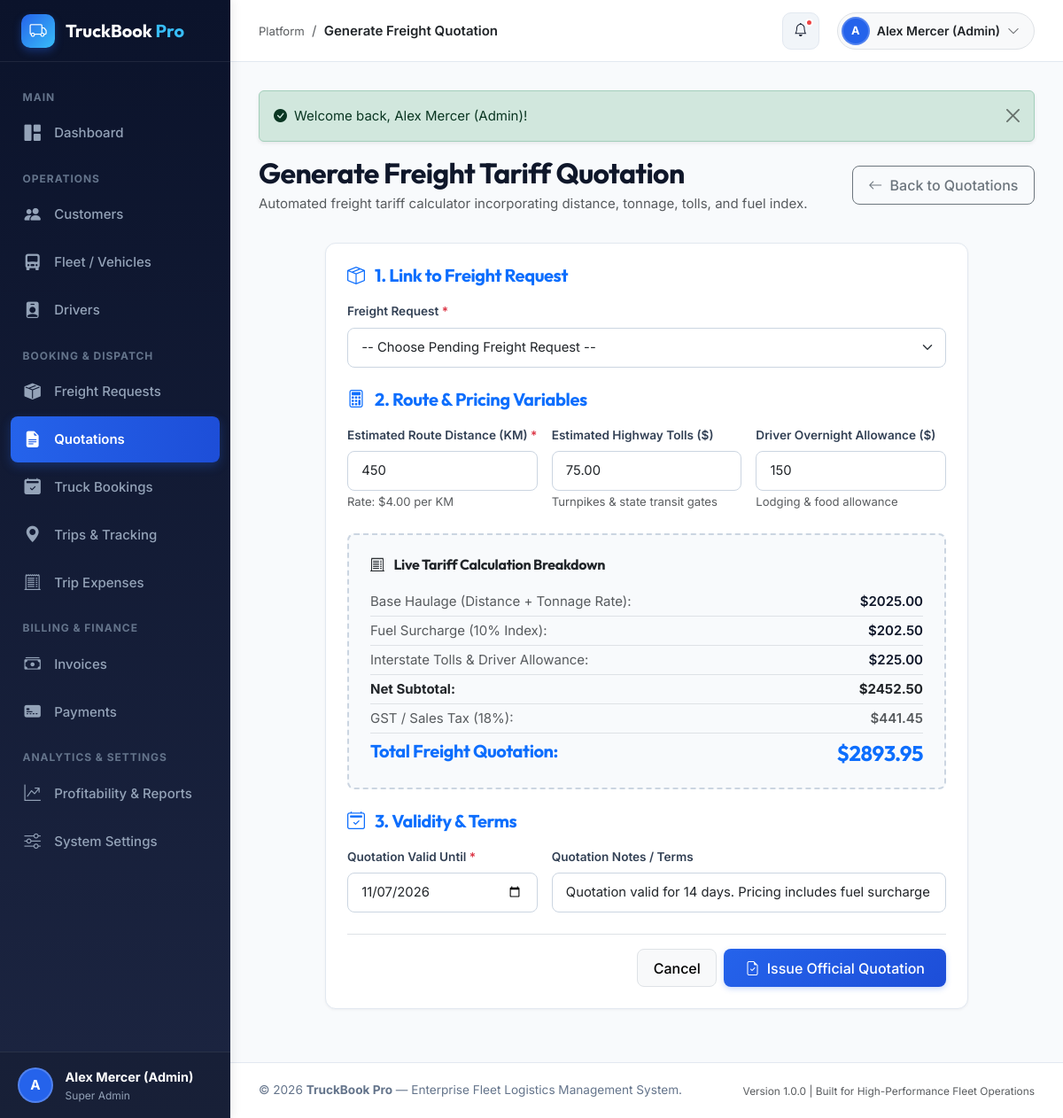
Page /modules/quotations/create.php (signed in) on the committed database.
### tables this page shows
CREATE TABLE `users` (
  `id` INT UNSIGNED AUTO_INCREMENT PRIMARY KEY,
  `role_id` INT UNSIGNED NOT NULL,
  `name` VARCHAR(100) NOT NULL,
  `email` VARCHAR(120) NOT NULL UNIQUE,
  `password_hash` VARCHAR(255) NOT NULL,
  `phone` VARCHAR(25) NULL,
  `status` ENUM('active', 'inactive', 'suspended') NOT NULL DEFAULT 'active',
  `avatar` VARCHAR(255) NULL,
  `last_login` DATETIME NULL,
  `created_at` DATETIME NOT NULL DEFAULT CURRENT_TIMESTAMP,
  `updated_at` DATETIME NOT NULL DEFAULT CURRENT_TIMESTAMP ON UPDATE CURRENT_TIMESTAMP,
  INDEX `idx_users_role` (`role_id`),
  INDEX `idx_users_email` (`email`),
  INDEX `idx_users_status` (`status`),
  CONSTRAINT `fk_users_role` FOREIGN KEY (`role_id`) REFERENCES `roles` (`id`) ON DELETE RESTRICT
);

CREATE TABLE `roles` (
  `id` INT UNSIGNED AUTO_INCREMENT PRIMARY KEY,
  `name` VARCHAR(50) NOT NULL,
  `slug` VARCHAR(50) NOT NULL UNIQUE,
  `description` TEXT NULL,
  `created_at` DATETIME NOT NULL DEFAULT CURRENT_TIMESTAMP
);

### modules/quotations/create.php (the view, shortened to what the rows shown need)
<?php
require_once __DIR__ . '/../../includes/validation.php';
require_once __DIR__ . '/../../includes/header.php';
?>
<div class="page-header">
    <div>
        <h2 class="fw-bold mb-1">Generate Freight Tariff Quotation</h2>
    </div>
</div>
<?php require_once __DIR__ . '/../../includes/footer.php'; ?>

### includes/sidebar.php (shortened to what the rows shown need)
<?php
$user = currentUser();
?>
<aside id="app-sidebar">
    <div class="sidebar-user">
        <div class="user-avatar-circle">
            <?= strtoupper(substr($user['name'] ?? 'U', 0, 1)) ?>
        </div>
        <div class="user-info text-truncate">
            <div class="fw-bold text-white text-truncate" style="font-size: 0.9rem;">
                <?= e($user['name'] ?? 'Guest') ?>
            </div>
            <div class="text-light" style="font-size: 0.75rem; color: #94a3b8 !important;">
                <?= e($user['role_name'] ?? 'Role') ?>
            </div>
        </div>
    </div>
</aside>

### includes/topbar.php (shortened to what the rows shown need)
<?php
require_once __DIR__ . '/../config/database.php';
?>
<header id="app-topbar">
    <div class="topbar-actions">
        <div class="dropdown">
            <button class="btn btn-light border d-flex align-items-center gap-2 p-1 pe-3 rounded-pill" type="button" data-bs-toggle="dropdown" aria-expanded="false">
                <div class="user-avatar-circle" style="width: 32px; height: 32px; font-size: 0.8rem;">
                    <?= strtoupper(substr($user['name'] ?? 'U', 0, 1)) ?>
                </div>
                <span class="topbar-user-name fw-semibold small text-dark"><?= e($user['name'] ?? 'Account') ?></span>
                <i class="bi bi-chevron-down small text-muted"></i>
            </button>
        </div>
    </div>
</header>

### rows in the picture
users: name "A", name "Alex Mercer (Admin)", role.name "Super Admin"

### other values in the picture
$pageTitle "Generate Freight Quotation"
$text "Welcome back, Alex Mercer (Admin)!"
formatCurrency($baseRatePerKm) "$4.00"
getSetting('currency_symbol', '$') "$"
$fuelSurchargePercent "10"
$defaultTaxPercent "18"
APP_NAME "TruckBook Pro"
APP_VERSION "1.0.0"
